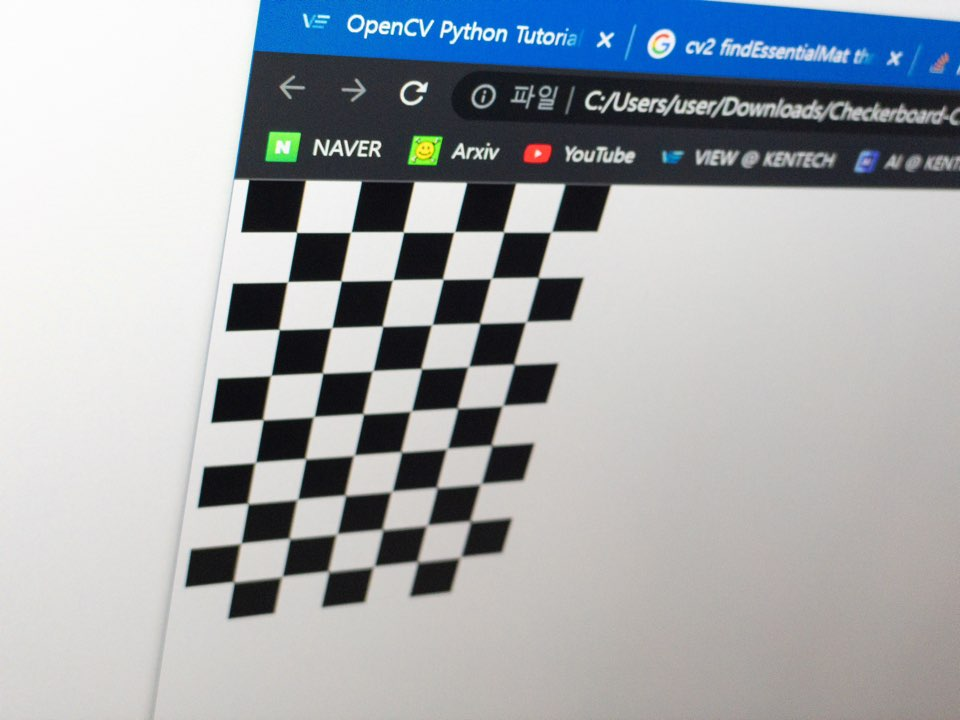
#> input picture Advanced Computer Vision/python 실습 파일/sfm/calib_prof/1667885355234.jpg, 960 x 720 px; its folder holds 5 pictures in this run
$ python my_cameraCalibration.py
#> lines starting #> are read from the running program, lines starting #| are printed output that depends on the picture
'''
    Seokju Lee @ EE7107
    2022.09.16.

    Original code from
    https://opencv24-python-tutorials.readthedocs.io/en/stable/py_tutorials/py_calib3d/py_calibration/py_calibration.html#calibration
    and
    https://github.com/niconielsen32/ComputerVision

    Korean reference
    https://leechamin.tistory.com/345

    Prerequisite:
    which pip
    pip install opencv-contrib-python

    If you want to experience VirtualCam, please follow the below instruction.
    https://github.com/kaustubh-sadekar/VirtualCam
'''

import numpy as np
import cv2 as cv
import glob
import pdb


################ FIND CHESSBOARD CORNERS - OBJECT POINTS AND IMAGE POINTS ################

# chessboardSize = (10, 7)    # [Q] Please discuss the meaning of the paramter    -> number of squares
# chessboardSize = (7, 6)
chessboardSize = (9, 6)

# frameSize = (796, 597)
frameSize = (960, 720)


# termination criteria
criteria = (cv.TERM_CRITERIA_EPS + cv.TERM_CRITERIA_MAX_ITER, 30, 0.001)    # [Q] Please discuss why we need "criteria".
# 2 + 1, 30, 0.001 => iterations 30, epsillon(정확도) 0.001


# prepare object points, like (0,0,0), (1,0,0), (2,0,0) ....,(6,5,0)
objp = np.zeros((chessboardSize[0] * chessboardSize[1], 3), np.float32)
objp[:,:2] = np.mgrid[0:chessboardSize[0],0:chessboardSize[1]].T.reshape(-1,2)

# size_of_chessboard_squares_mm = 25              # chessboard size (25mm*25mm)
size_of_chessboard_squares_mm = 7 				# chessboard size (25mm*25mm)
objp = objp * size_of_chessboard_squares_mm     # [Q] Please discuss the meaning of the paramter. Specify the unit of it.
# (408, 3)

# Arrays to store object points and image points from all the images.
objpoints = []  # 3d point in real world space  # [Q] How many points?
imgpoints = []  # 2d points in image plane.     # [Q] How many points?


# images = glob.glob('./samples/*.png')           # [Q] How many images? 21
# images = glob.glob('./sfm_calib_images5/*.jpg')
images = glob.glob('./calib_prof/*.jpg')
# pdb.set_trace()

for image in images:

    img = cv.imread(image)
#> img is the input picture: shape (720, 960, 3); mean B, G, R 172.5, 167.1, 162.2
    gray = cv.cvtColor(img, cv.COLOR_BGR2GRAY)
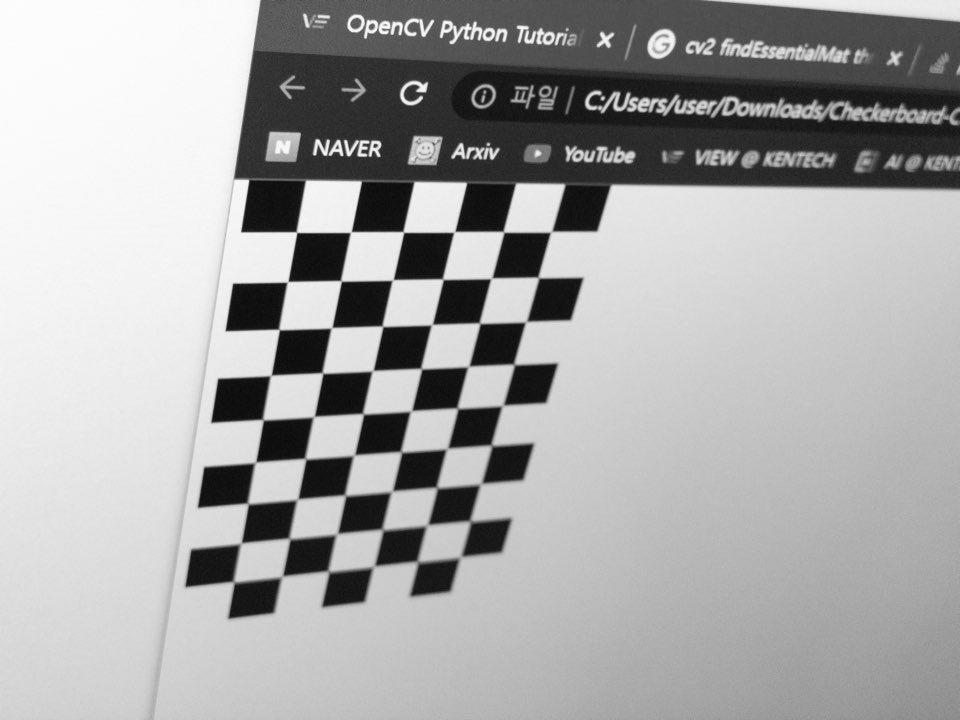
#> gray: shape (720, 960); min 7, max 254, mean 166.3

    # Find the chess board corners
    ret, corners = cv.findChessboardCorners(gray, chessboardSize, None)     # [Q] Please discuss the role of "findChessboardCorners()". Specify the meaning of its outputs.
#> ret = True; corners = 54 rows, first 8: [542, 238], [537.5, 278.2], [525.9, 321.6], [512.5, 365.4], [503.6, 406.5], [491, 445.5], [479.3, 482.6], [470, 521]
    # corners에 corner 저장 (408, 1, 2) => 408 corners / when find everything ret == True

    # If found, add object points, image points (after refining them)
    if ret == True:

        objpoints.append(objp)
        corners2 = cv.cornerSubPix(gray, corners, (11,11), (-1,-1), criteria)
#> corners2 = 54 rows, first 8: [551.1, 231.8], [538.4, 277.5], [526, 321.7], [514.1, 364.4], [502.5, 405.6], [491.4, 445.4], [480.7, 483.8], [470.3, 521.2]
        imgpoints.append(corners)
#> pass 2 of the loop `for image in images:`:
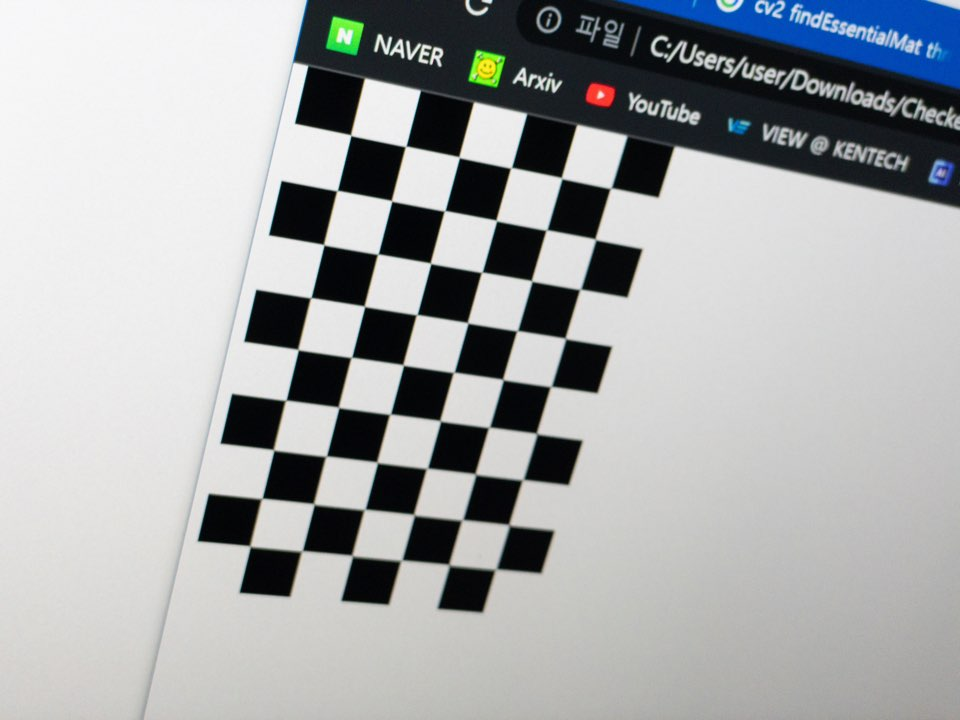
#> input picture Advanced Computer Vision/python 실습 파일/sfm/calib_prof/1667885355308.jpg, 960 x 720 px
#> img is the input picture: shape (720, 960, 3); mean B, G, R 169.8, 168.5, 166.2
#> `gray = cv.cvtColor(img, cv.COLOR_BGR2GRAY)`:
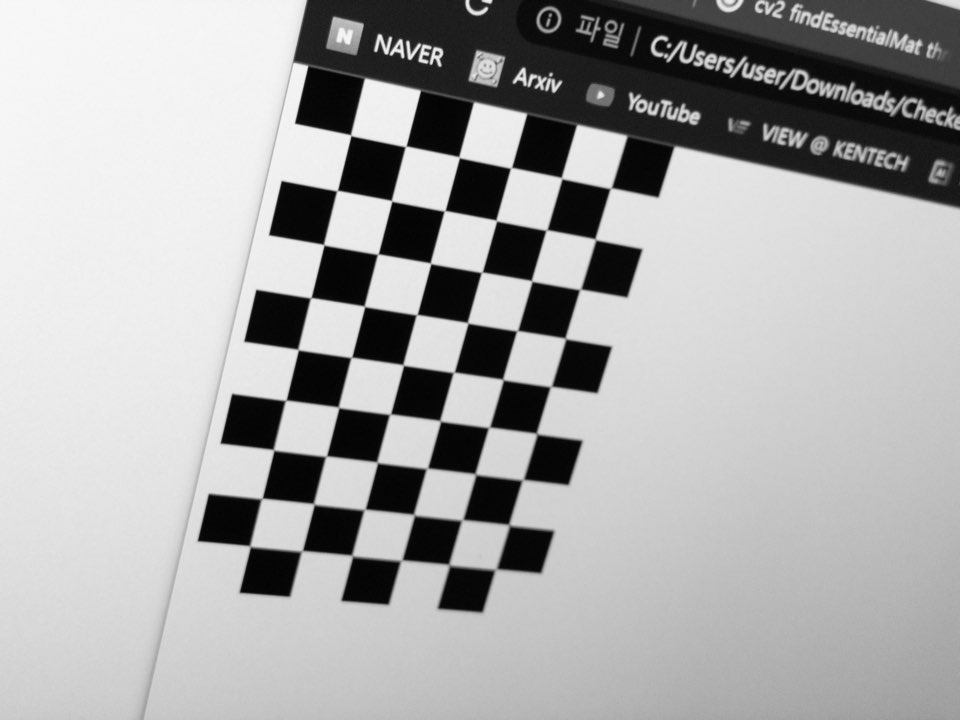
#> gray: shape (720, 960); min 0, max 251, mean 168
#> corners = 54 rows, first 8: [601, 194], [596.3, 238.3], [579.2, 288.1], [566.5, 337.1], [549.6, 385.3], [538.1, 432.1], [524, 481.3], [509, 524.5]
#> corners2 = 54 rows, first 8: [610.7, 188.2], [595.3, 239.3], [580.2, 289.3], [565.4, 338.5], [550.8, 386.6], [536.6, 433.6], [522.7, 479.7], [509, 524.9]

        # Draw and display the corners
        # cv.drawChessboardCorners(img, chessboardSize, corners2, ret)
        # cv.imshow('img', img)
        # cv.waitKey(1000) 		# 1000 millisecond (1second) wait
    # pdb.set_trace()

cv.destroyAllWindows()
# pdb.set_trace()


############################ CALIBRATION ############################

ret, cameraMatrix, dist, rvecs, tvecs = cv.calibrateCamera(objpoints, imgpoints, frameSize, None, None)
pdb.set_trace()
'''
### Images 2 (796, 596)
# ret : 1.769461119729166
# cameraMatrix :
    array([[1.61706747e+03, 0.00000000e+00, 4.41386469e+02],
           [0.00000000e+00, 2.86819874e+03, 4.19266253e+02],
           [0.00000000e+00, 0.00000000e+00, 1.00000000e+00]])

# dist (distortion 왜곡계수) :
    array([[-2.38736698e+00,  4.32770085e+01, -8.18229511e-03,
            -5.74574940e-02, -3.91208336e+02]])
    == (k1, k2, p1, p2, k3)

### Images 3
# cameraMatrix :
    array([[670.76093669,   0.        , 296.53161507],
           [  0.        , 667.18551759, 401.80752139],
           [  0.        ,   0.        ,   1.        ]])
# dist
    array([[ 1.03833525e-01, -1.93640762e+00,  7.75480314e-03,
            -3.80608835e-04,  5.08940106e+00]])

### Images 4
# cameraMatrix :
    array([[658.77958917,   0.        , 299.36742118],
           [  0.        , 656.77876625, 394.23719598],
           [  0.        ,   0.        ,   1.        ]])
# dist
    array([[ 1.44126438e-01, -2.03790206e+00,  5.51810641e-03,
            -1.02301327e-03,  5.10080643e+00]])

### Images 5
# cameraMatrix :
    array([[651.53868284,   0.        , 299.46735177],
           [  0.        , 647.42821239, 397.80440433],
           [  0.        ,   0.        ,   1.        ]])
   array([[653.93843191,   0.        , 298.89034343],
           [  0.        , 650.60680188, 395.17532636],
           [  0.        ,   0.        ,   1.        ]])
   array([[657.78913549,   0.        , 300.0778785 ],
           [  0.        , 653.34350191, 398.70946196],
           [  0.        ,   0.        ,   1.        ]])
# dist
    array([[ 1.73967808e-01, -3.13328792e+00,  9.14688401e-03,
            -8.10229797e-04,  1.05022313e+01]])

### prof
array([[1.49085909e+03, 0.00000000e+00, 4.74412166e+02],
       [0.00000000e+00, 1.48819603e+03, 3.47256136e+02],
       [0.00000000e+00, 0.00000000e+00, 1.00000000e+00]])
total error: 0.010135302553137672


    *retval: Average RMS re-projection error. This should be as close to zero as possible. 0.1 ~ 1.0 pixels in a good calibration.

    [Q] Please specify the focal length (fx, fy) and the principal point (cx, cy). fx=1.2396 fy=1.2362 / cx=7.8459 cy=5.9547

    [Q] Please specify the radial (k1, k2, k3) and tangential (p1, p2) distortion coefficients.

    *Tangential distortion occurs because the image-taking lens is not aligned perfectly parallel to the imaging plane.

    [Q] Please discuss the meaning of "rvecs" and "tvecs". rotation vector 3x1, Translation vector 3x1

'''


############################ UNDISTORTION ############################
# img = cv.imread('./my_samples_1_1/LRM_20221004_143416.jpg')
# img = cv.imread('./sfm_calib_images4/LRM_20221108_134132.jpg')
# img = cv.imread('./sfm_calib_images5/LRM_20221108_140056.jpg')
img = cv.imread('./calib_prof/1667885355234.jpg')

h, w = img.shape[:2]
#> h = 720; w = 960
newCameraMatrix, roi = cv.getOptimalNewCameraMatrix(cameraMatrix, dist, (w,h), 1, (w,h))
'''
    [Q] Please discuss the role of "getOptimalNewCameraMatrix". Why do we need this? Output new camera intrinsic matrix.
		프리 스케일링 매개변수를 기반으로 카메라 매트릭스를 개선. 결과를 자르는 데 사용할 수 있는 이미지 ROI를 반환

    [Q] What is roi"? Optional output rectangle that outlines all-good-pixels region in the undistorted image.

'''


# Undistort
dst = cv.undistort(img, cameraMatrix, dist, None, newCameraMatrix)
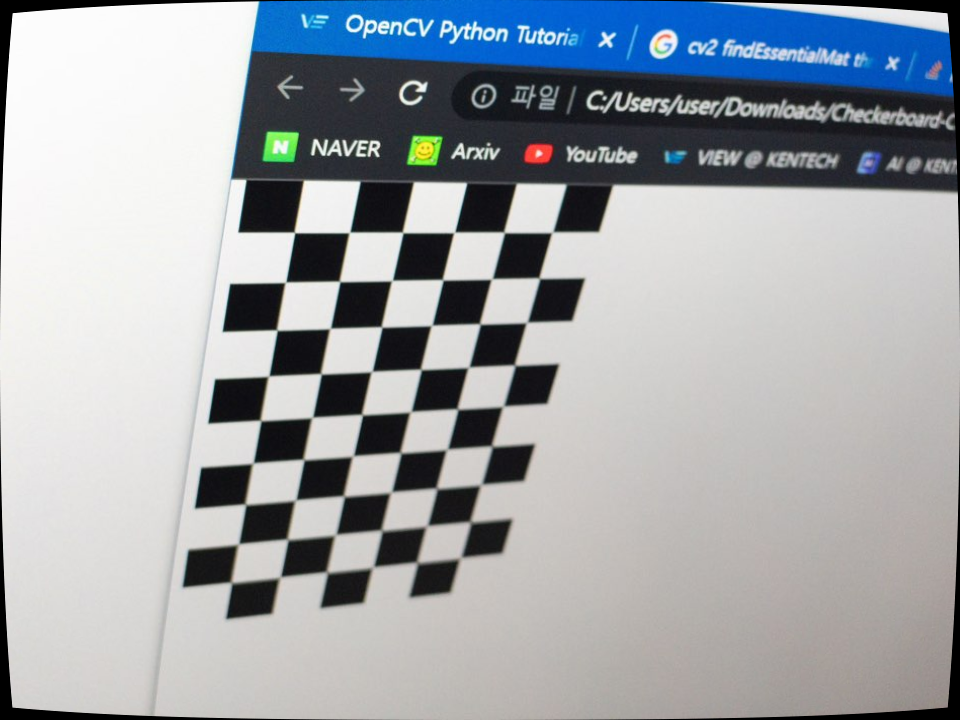
#> dst: shape (720, 960, 3); mean B, G, R 168.9, 163.7, 158.9


# crop the image
x, y, w, h = roi
dst = dst[y:y+h, x:x+w]
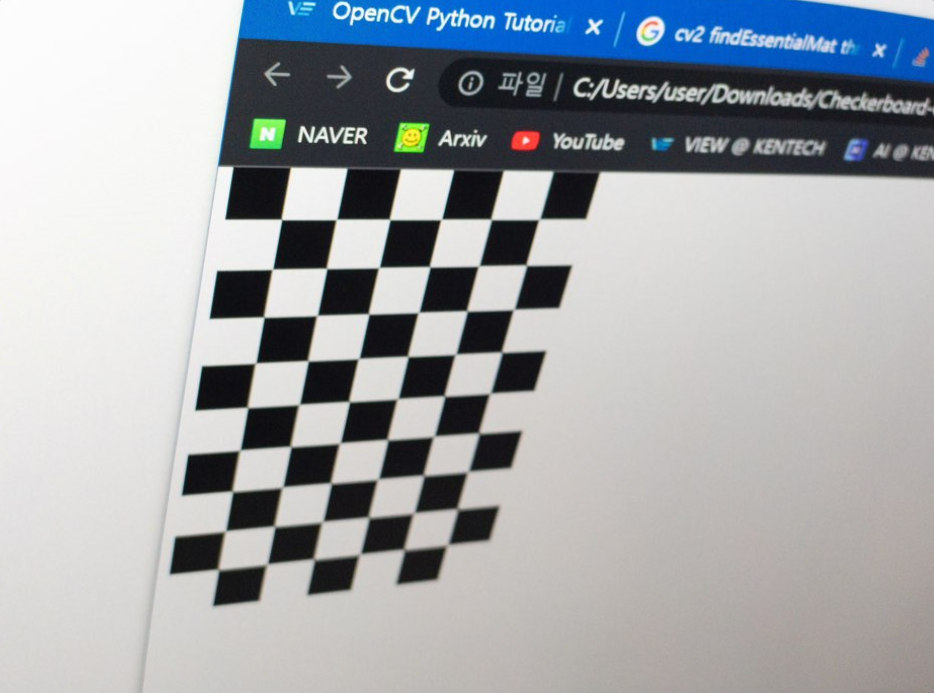
#> dst: shape (693, 934, 3); mean B, G, R 170.4, 165.9, 161.7
cv.imwrite('calibResult_2(1).png', dst)


# Undistort with Remapping
mapx, mapy = cv.initUndistortRectifyMap(cameraMatrix, dist, None, newCameraMatrix, (w,h), 5) 	# Computes the undistortion and rectification transformation map.
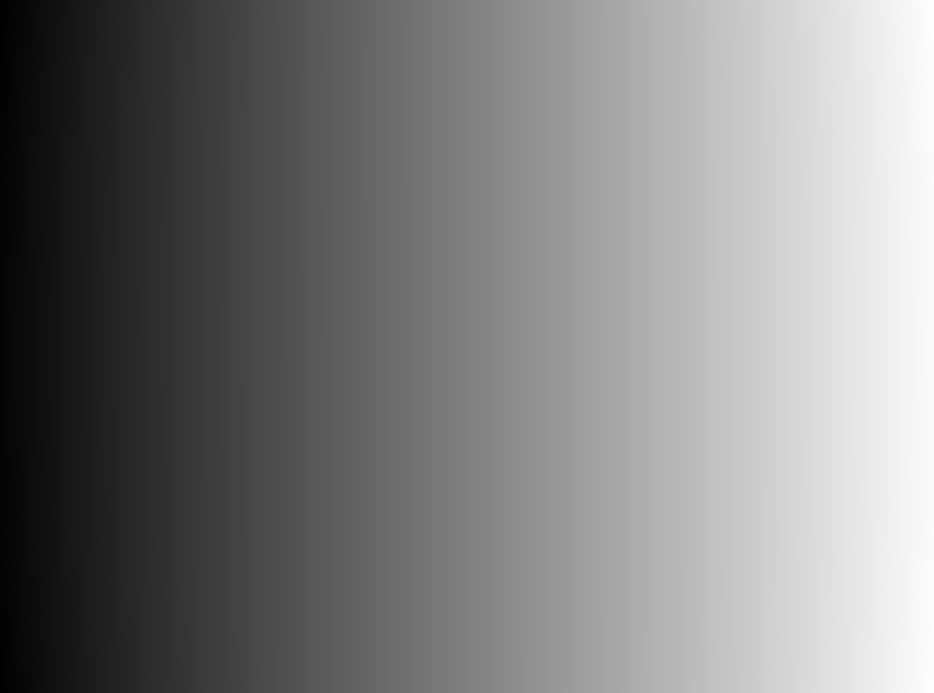
#> mapx: shape (693, 934) float32; min -16.44, max 944.6, mean 466.3; drawn with min black and max white
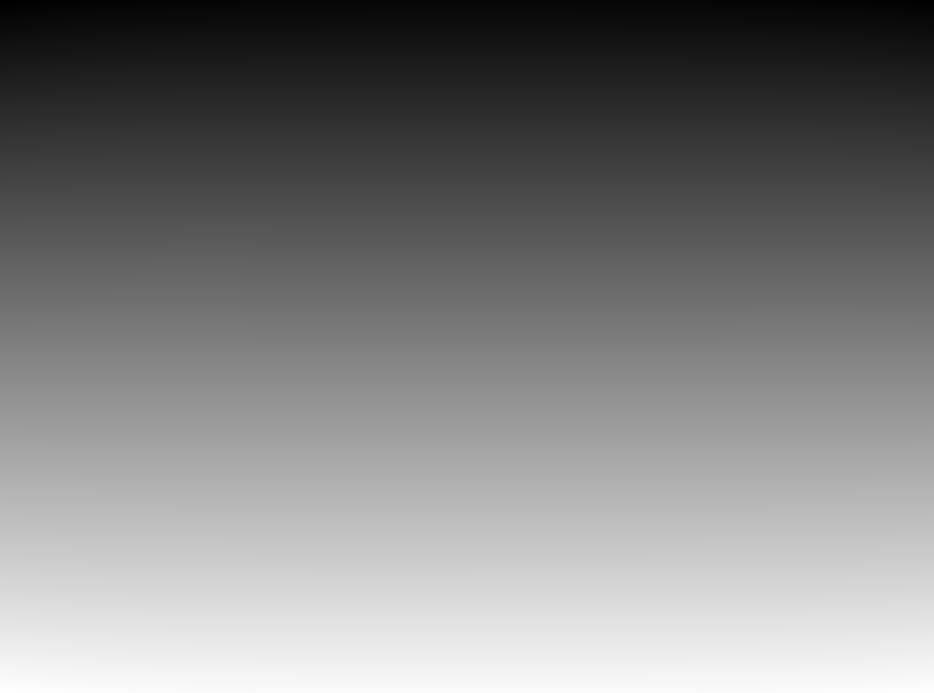
#> mapy: shape (693, 934) float32; min -16.33, max 703.9, mean 345.5; drawn with min black and max white
dst = cv.remap(img, mapx, mapy, cv.INTER_LINEAR)    # [Q] Please discuss the role of "remap()"  -> Applies a generic geometrical transformation to an image
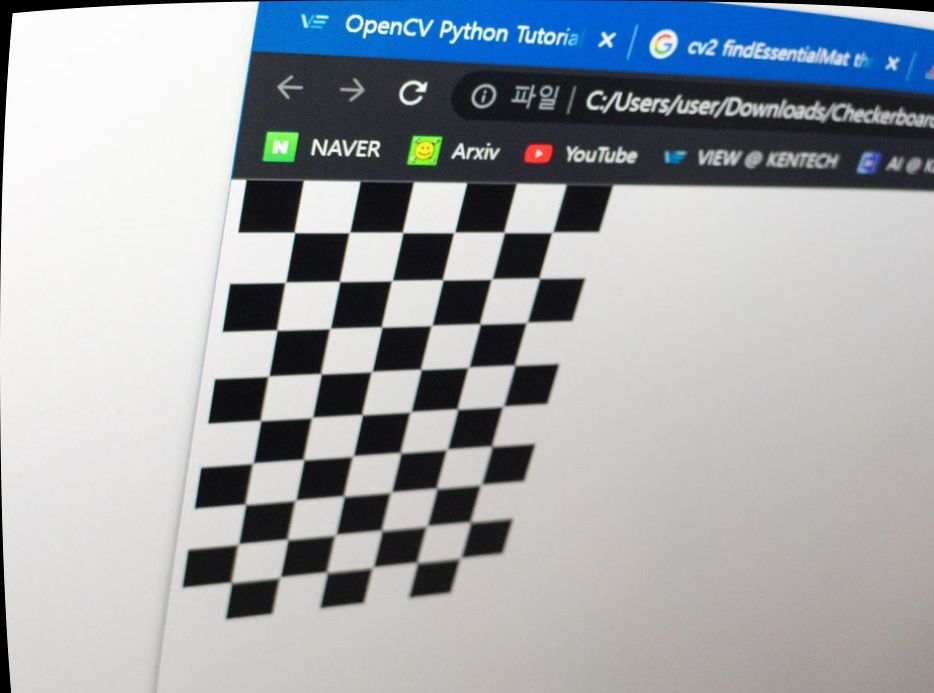
#> dst: shape (693, 934, 3); mean B, G, R 170.3, 164.9, 159.6
# 왜곡된 이미지에서 왜곡되지 않은 이미지로의 매핑 함수를 찾고 remap 함수 사용

# crop the image
x, y, w, h = roi
dst = dst[y:y+h, x:x+w]
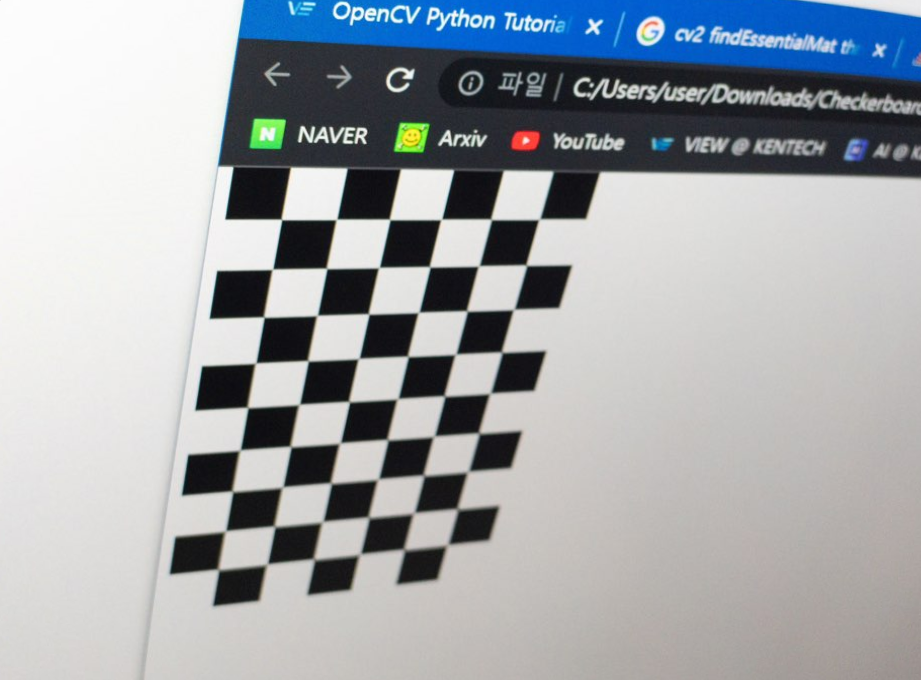
#> dst: shape (680, 921, 3); mean B, G, R 170.4, 165.8, 161.4
cv.imwrite('calibResult_2(2).png', dst)

'''
    [Q] Please discuss the difference between 'calibResult1.png' and 'calibResult2.png'.
    	'calibResult2.png' size is smaller. more crop (1255*884) < (1320*957)
'''


# Reprojection Error
mean_error = 0

for i in range(len(objpoints)):
    imgpoints2, _ = cv.projectPoints(objpoints[i], rvecs[i], tvecs[i], cameraMatrix, dist) 	#Projects 3D points to an image plane. (408, 1, 2)
    error = cv.norm(imgpoints[i], imgpoints2, cv.NORM_L2)/len(imgpoints2)
    mean_error += error

print( "total error: {}".format(mean_error/len(objpoints)) )

'''
    [Q] What is the meaning of "Reprojection Error"? Please specify the unit of it.
    	-> estimate if the parameters are correct. closer to zero, more accurate.
'''

pdb.set_trace()

''' total error

## Image 4
total error: 0.04550468552874256


'''
